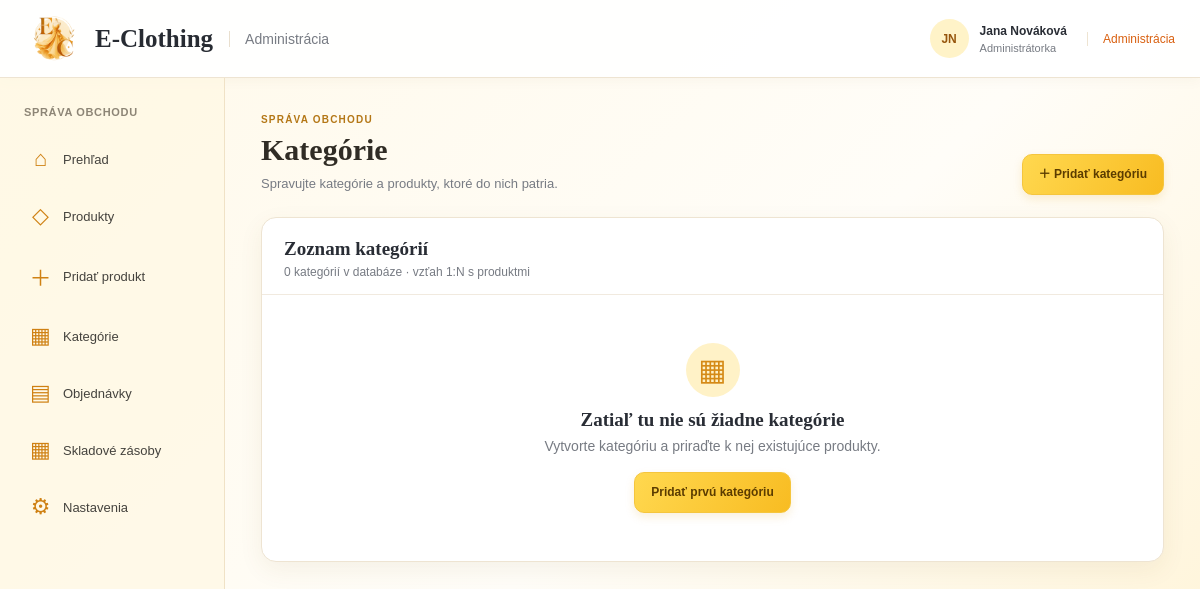
The app's page /?c=category, older data.
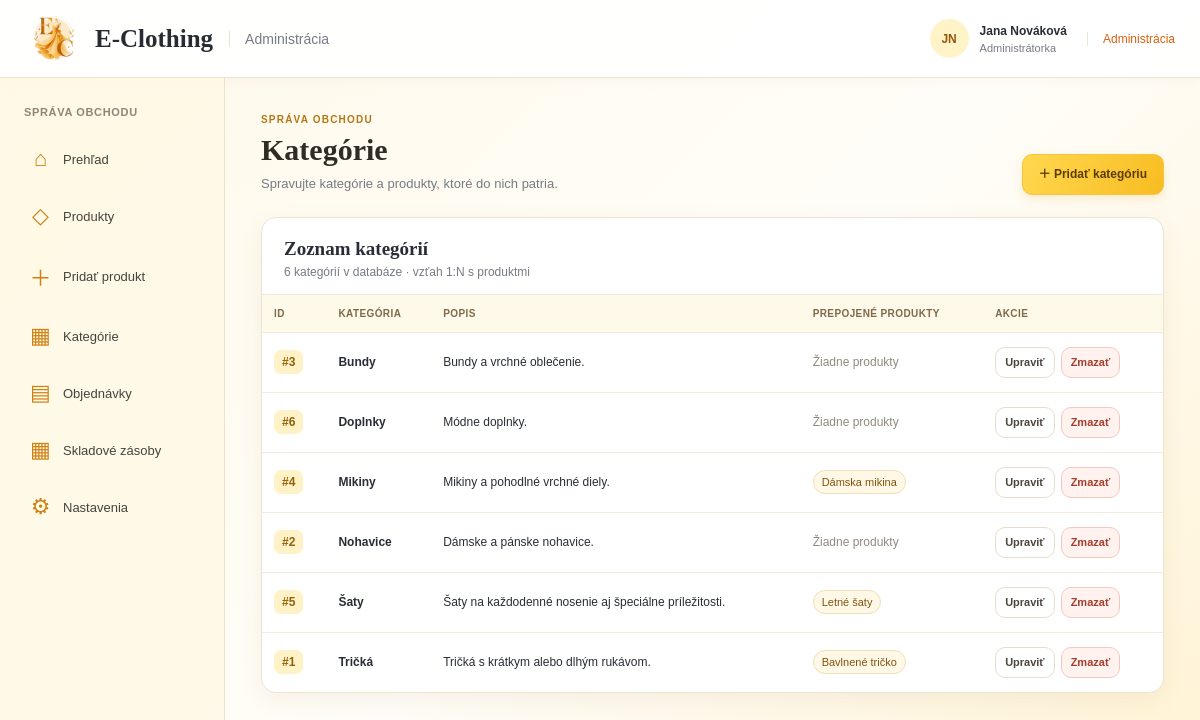
The same page, newer data.
### tables this page shows
CREATE TABLE IF NOT EXISTS `categories`
(
    `id` INT UNSIGNED NOT NULL AUTO_INCREMENT,
    `name` VARCHAR(80) NOT NULL,
    `description` TEXT NOT NULL,
    PRIMARY KEY (`id`),
    UNIQUE KEY `uq_categories_name` (`name`)
);

CREATE TABLE IF NOT EXISTS `products`
(
    `id` INT UNSIGNED NOT NULL AUTO_INCREMENT,
    `categoryId` INT UNSIGNED NULL,
    `name` VARCHAR(150) NOT NULL,
    `description` TEXT NOT NULL,
    `price` DECIMAL(10, 2) NOT NULL DEFAULT 0.00,
    `size` VARCHAR(10) NOT NULL,
    `color` VARCHAR(40) NOT NULL,
    `stockQuantity` INT UNSIGNED NOT NULL DEFAULT 0,
    PRIMARY KEY (`id`),
    KEY `idx_products_categoryId` (`categoryId`),
    CONSTRAINT `fk_products_category`
        FOREIGN KEY (`categoryId`) REFERENCES `categories` (`id`)
        ON UPDATE CASCADE ON DELETE SET NULL
);

### Framework/Http/Responses/Response.php (called while the page is built, shortened)
<?php
abstract class Response
{
    public function send(): void
    {
        $this->generate();
    }
}

### public/index.php (called while the page is built, shortened)
<?php
require __DIR__ . '/../Framework/ClassLoader.php';
try {
    $app = new App();
    $app->run();
} catch (Exception $e) {
    die('An error occurred: ' . $e->getMessage());
}

### App/Controllers/CategoryController.php (called while the page is built, shortened)
<?php
class CategoryController extends BaseController
{
    public function index(Request $request): Response
    {
        $categories = Category::getAll(orderBy: '`name` ASC');
        $categoryRows = [];
        foreach ($categories as $category) {
            $categoryRows[] = [
                'category' => $category,
                'products' => $category->getAllRelated(Product::class),
            ];
        }
        return $this->html(['categoryRows' => $categoryRows]);
    }
}

### Framework/ClassLoader.php (called while the page is built, shortened)
<?php
class ClassLoader
{
    public static function Boot(): void
    {
        spl_autoload_register(function ($class_name) {
            $file = self::getClassFile($class_name);
        });
    }
    public static function getClassFile(string $className): string
    {
        $baseDir = realpath(dirname(__DIR__));
        $relativePath = str_replace('\\', DIRECTORY_SEPARATOR, ltrim($className, '\\')) . '.php';
        return $baseDir . DIRECTORY_SEPARATOR . $relativePath;
    }
}

### Framework/Core/Model.php (called while the page is built, shortened)
<?php
abstract class Model implements \JsonSerializable
{
    protected static ?string $tableName = null;
    protected static array $columnsMap = [];
    private static array $dbColumns = [];
    private static IDbConvention $dbConventions;
    private ?ResultSet $_resultSet = null;
    protected static function getTableName(): string
    {
        if (!empty(static::$tableName)) {
            return static::$tableName;
        }
        return self::getConventions()->getTableName(get_called_class());
    }
    protected static function getPkColumnName(): string
    {
        return self::getConventions()->getPkColumnName(get_called_class());
    }
    protected static function getColumnsMap(): array
    {
        return static::$columnsMap ?? [];
    }
    public static function getAll(
        ?string $whereClause = null,
        array   $whereParams = [],
        ?string $orderBy = null,
        ?int    $limit = null,
        ?int    $offset = null
    ): array
    {
        try {
            $sql = "SELECT " . static::getDBColumnNamesList() . " FROM `" . static::getTableName() . "`";
            if ($whereClause != null) {
                $sql .= " WHERE $whereClause";
            }
            if ($orderBy !== null) {
                $sql .= " ORDER BY $orderBy";
            }
            $stmt = Connection::getInstance()->prepare($sql);
            $stmt->execute($whereParams);
            $models = $stmt->fetchAll(PDO::FETCH_CLASS | PDO::FETCH_PROPS_LATE, static::class);
            $dataSet = new ResultSet($models);
            foreach ($models as $model) {
                $model->_resultSet = $dataSet;
            }
            return $models;
        } catch (PDOException $exception) {
            throw new Exception('Query failed: ' . $exception->getMessage(), 0, $exception);
        }
    }
    public function getAllRelated(string $modelClass, ?string $refColumn = null, ?string $where = null, array $whereParams = []
    ): array
    {
        $refColumn ??= self::getConventions()->getFkColumn(static::class);
        return $this->_resultSet->getAllRelated(
            $modelClass,
            $refColumn,
            $where,
            $whereParams,
            fn($e) => $e->getIdValue(),
            fn($e) => (isset($e->{self::toPropertyName($refColumn)}) ? $e->{self::toPropertyName($refColumn)} : null),
            $this->getIdValue()
        );
    }
    private static function getDbColumns(): array
    {
        try {
            $sql = "DESCRIBE " . static::getTableName();
            $stmt = Connection::getInstance()->prepare($sql);
            $stmt->execute([]);
            self::$dbColumns[static::class] = array_column($stmt->fetchAll(), 'Field');
            return self::$dbColumns[static::class];
        } catch (PDOException $exception) {
            throw new Exception('Query failed: ' . $exception->getMessage(), 0, $exception);
        }
    }
    private function getIdValue(): mixed
    {
        $pk = static::getPkColumnName();
        $prop = static::toPropertyName($pk);
        return isset($this->{$prop}) ? $this->{$prop} : null;
    }
    private static function getModelProperties(): array
    {
        $reflection = new \ReflectionClass(static::class);
        $properties = [];
        foreach ($reflection->getProperties() as $property) {
            $propertyName = $property->getName();
            if ($property->isStatic()) {
                continue;
            }
            $properties[$propertyName] = true;
        }
        return $properties;
    }
    private static function getDBColumnNamesList(): string
    {
        $dbColumns = [];
        foreach (static::getDbColumns() as $columnName) {
            $propertyName = static::toPropertyName($columnName);
            if ($propertyName != $columnName) {
                $dbColumns[] = "`$columnName` AS {$propertyName}";
            } else {
                $dbColumns[] = $columnName;
            }
        }
        return implode(', ', $dbColumns);
    }
    private static function toPropertyName(string $columnName): string
    {
        $customMapping = static::getColumnsMap();
        if (isset($customMapping[$columnName])) {
            return $customMapping[$columnName];
        } else {
            return static::getConventions()->toPropertyName($columnName);
        }
    }
    private static function getConventions(): IDbConvention
    {
        if (!isset(static::$dbConventions)) {
            static::$dbConventions = new (Configuration::DB_CONVENTIONS_CLASS)();
        }
        return static::$dbConventions;
    }
}

### Framework/DB/Connection.php (called while the page is built, shortened)
<?php
class Connection
{
    private static ?Connection $instance = null;
    private PDO $db;
    public function __construct(PDO $db)
    {
        $this->db = $db;
    }
    public static function getInstance(): Connection
    {
        try {
            if (self::$instance == null) {
                $db = new PDO(
                    'mysql:dbname=' . Configuration::DB_NAME . ';host=' . Configuration::DB_HOST,
                    Configuration::DB_USER,
                    Configuration::DB_PASS
                );
                $db->setAttribute(PDO::ATTR_ERRMODE, PDO::ERRMODE_EXCEPTION);
                $db->setAttribute(PDO::ATTR_EMULATE_PREPARES, true);
                self::$instance = new self($db);
            }
            return self::$instance;
        } catch (PDOException $e) {
            throw new Exception('Connection failed: ' . $e->getMessage());
        }
    }
    public function prepare(string $sql): DebugStatement
    {
        try {
            return new DebugStatement($this->db->prepare($sql));
        } catch (PDOException $e) {
            throw new Exception('Prepare failed: ' . $e->getMessage());
        }
    }
}

### Framework/DB/DebugStatement.php (called while the page is built, shortened)
<?php
class DebugStatement
{
    private PDOStatementAlias $stmt;
    public function __construct($stmt)
    {
        $this->stmt = $stmt;
    }
    public function execute(?array $params = null): bool
    {
        $result = $this->stmt->execute($params);
        $this->stmt->debugDumpParams();
        return $result;
    }
    public function __call(string $name, array $arguments): mixed
    {
        return $this->stmt->{$name}(...$arguments);
    }
}

### Framework/DB/DefaultConventions.php (called while the page is built, shortened)
<?php
class DefaultConventions implements IDbConvention
{
    public function getPkColumnName(string $className): string
    {
        return 'id';
    }
    public function getFkColumn(string $className)
    {
        $arr = explode("\\", $className);
        return lcfirst(end($arr)) . "Id";
    }
    public function toPropertyName(string $columnName): string
    {
        return $columnName;
    }
}

### Framework/DB/ResultSet.php (called while the page is built, shortened)
<?php
class ResultSet
{
    private array $entities;
    private array $relatedEntities = [];
    public function __construct(array $entities)
    {
        $this->entities = $entities;
    }
    public function getAllRelated(
        string   $modelClass,
        string   $fk,
        ?string  $where,
        array    $whereParams,
        callable $idPropertyAccessor,
        callable $referencedPropertyAccessor,
        mixed    $id
    ): array
    {
        $relationKey = $modelClass . '|>' . $fk;
        if (!isset($this->relatedEntities[$relationKey])) {
            $this->relatedEntities[$relationKey] = [];
            $ids = array_values(array_unique(array_map($idPropertyAccessor, $this->entities)));
            if (count($ids) > 0) {
                $data = $modelClass::getAll(
                    "`$fk` IN ({$this->generatePlaceholders(count($ids))}) " . ($where != null ? " AND ($where)" : ""),
                    array_merge($ids, $whereParams)
                );
                foreach ($data as $row) {
                    if (!isset($this->relatedEntities[$relationKey][$referencedPropertyAccessor($row)])) {
                        $this->relatedEntities[$relationKey][$referencedPropertyAccessor($row)] = [];
                    }
                    $this->relatedEntities[$relationKey][$referencedPropertyAccessor($row)][] = $row;
                }
            }
        }
        return $this->relatedEntities[$relationKey][$id] ?? [];
    }
    private function generatePlaceholders($count): string
    {
        return implode(", ", array_fill(0, $count, "?"));
    }
}

### Framework/Support/LinkGenerator.php (called while the page is built, shortened)
<?php
class LinkGenerator
{
    private Request $request;
    public function __construct(Request $request, Router $router)
    {
        $this->request = $request;
    }
    public function url(
        string|array $destination,
        array $parameters = [],
        bool $absolute = false,
        bool $appendParameters = false
    ): string {
        list($controller, $action) = explode(".", $destination);
        $args = $appendParameters ? $this->request->get() : [];
        $args = ["c" => lcfirst($controller), "a" => $action != "index" ? $action : null] + $parameters + $args;
        $basePath = $absolute ? $this->request->getBaseUrl() : "";
        return $basePath . "?" . http_build_query($args);
    }
}

### App/Views/Category/index.view.php (the view, shortened to what the rows shown need)
<?php
$escape = static fn($value): string => htmlspecialchars((string)$value, ENT_QUOTES | ENT_SUBSTITUTE, 'UTF-8');
?>
<div class="crud-page">
    <div class="crud-heading">
        <div>
            <h1>Kategórie</h1>
        </div>
    </div>
    <section class="crud-card" aria-labelledby="category-list-title">
        <div class="crud-card-heading">
            <div>
                <h2 id="category-list-title">Zoznam kategórií</h2>
            </div>
        </div>
        <?php if ($categoryRows === []) : ?>
            <div class="empty-table-state">
                <div class="empty-table-icon">▦</div>
                <h3>Zatiaľ tu nie sú žiadne kategórie</h3>
                <p>Vytvorte kategóriu a priraďte k nej existujúce produkty.</p>
                <a class="button button-primary" href="<?= $link->url('category.add') ?>">Pridať prvú kategóriu</a>
            </div>
        <?php else : ?>
            <div class="table-responsive">
                <table class="product-table">
                    <thead>
                    <tr>
                        <th>ID</th>
                        <th>Kategória</th>
                        <th>Popis</th>
                        <th>Prepojené produkty</th>
                        <th>Akcie</th>
                    </tr>
                    </thead>
                    <tbody>
                    <?php foreach ($categoryRows as $row) : ?>
                        <?php $category = $row['category']; $products = $row['products']; ?>
                        <tr>
                            <td data-label="ID"><span class="id-chip">#<?= (int)$category->getId() ?></span></td>
                            <td data-label="Kategória"><strong><?= $escape($category->getName()) ?></strong></td>
                            <td data-label="Popis"><?= $escape($category->getDescription()) ?></td>
                            <td data-label="Prepojené produkty">
                                <div class="linked-products">
                                    <?php if ($products === []) : ?>
                                        <span class="muted-text">Žiadne produkty</span>
                                    <?php else : ?>
                                        <?php foreach ($products as $product) : ?>
                                            <a class="linked-product-chip" href="<?= $link->url('product.edit', ['id' => $product->getId()]) ?>"><?= $escape($product->getName()) ?></a>
                                        <?php endforeach; ?>
                                    <?php endif; ?>
                                </div>
                            </td>
                            <td data-label="Akcie">
                                <div class="row-actions">
                                    <a class="button button-small button-secondary" href="<?= $link->url('category.edit', ['id' => $category->getId()]) ?>">Upraviť</a>
                                    <form method="post" action="<?= $link->url('category.delete') ?>" class="inline-form">
                                        <button class="button button-small button-danger" type="submit">Zmazať</button>
                                    </form>
                                </div>
                            </td>
                        </tr>
                    <?php endforeach; ?>
                    </tbody>
                </table>
            </div>
        <?php endif; ?>
    </section>
</div>

Row changes from the older to the newer data that the page shows:
added categories: id "3", name "Bundy", description "Bundy a vrchné oblečenie.", shows "Žiadne produkty"
added categories: id "6", name "Doplnky", description "Módne doplnky.", shows "Žiadne produkty"
added categories: id "4", name "Mikiny", description "Mikiny a pohodlné vrchné diely."
now on this page (row edited): products: name "Dámska mikina", shown under "4"
added categories: id "2", name "Nohavice", description "Dámske a pánske nohavice.", shows "Žiadne produkty"
added categories: id "5", name "Šaty", description "Šaty na každodenné nosenie aj špeciálne príležitosti."
now on this page (row edited): products: name "Letné šaty", shown under "5"
added categories: id "1", name "Tričká", description "Tričká s krátkym alebo dlhým rukávom."
now on this page (row edited): products: name "Bavlnené tričko", shown under "1"
Text that changed along with them:
count($categoryRows): "0" → "6"
text no longer shown: "▦ Zatiaľ tu nie sú žiadne kategórie Vytvorte kategóriu a priraďte k nej existujúce produkty. Pridať prvú kategóriu"
text now shown: "ID KATEGÓRIA POPIS PREPOJENÉ PRODUKTY AKCIE"
